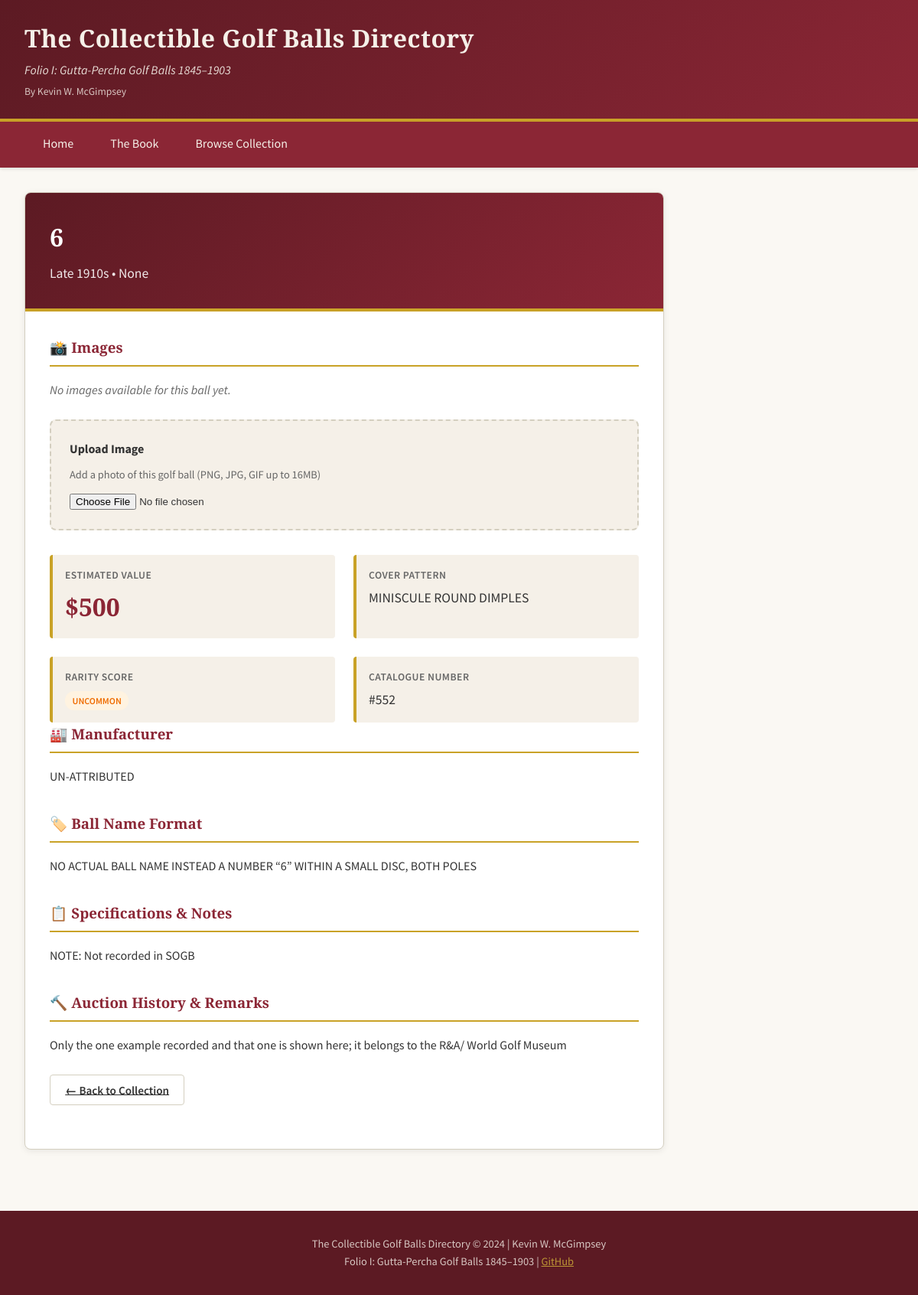
The app's page /ball/552 with its own data.
### tables this page shows
CREATE TABLE golf_balls (
    record_no INTEGER PRIMARY KEY,
    ball_name TEXT NOT NULL,
    ball_name_format TEXT,
    era TEXT,
    era_start INTEGER,
    era_end INTEGER,
    era_sort INTEGER,
    cover_pattern TEXT,
    manufacturer TEXT,
    specs TEXT,
    patents_legal TEXT,
    auction_remarks TEXT,
    condition_grade TEXT,
    value_raw TEXT,
    value_low REAL,
    value_high REAL,
    value_mid REAL,
    currency TEXT,
    country TEXT,
    rarity_score INTEGER DEFAULT 0
, folio INTEGER DEFAULT 1);

### app.py (the view)
@app.route('/ball/<int:record_no>')
def ball_detail(record_no):
    db = get_db()
    ball = db.execute('SELECT * FROM golf_balls WHERE record_no = ?', (record_no,)).fetchone()
    if ball is None:
        return "Ball not found", 404
    ball_images = []
    ball_folder = os.path.join(app.config['UPLOAD_FOLDER'], f'ball_{record_no}')
    if os.path.exists(ball_folder):
        ball_images = [f for f in os.listdir(ball_folder) if allowed_file(f)]
    book = load_book_structure()
    return render_template('detail.html', ball=ball, images=ball_images, folios=book['folios'])

### app.py (called while the page is built)
def get_db():
    db = getattr(g, '_database', None)
    if db is None:
        db = g._database = sqlite3.connect(DATABASE)
        db.row_factory = sqlite3.Row
    return db

@app.teardown_appcontext
def close_connection(exception):
    db = getattr(g, '_database', None)
    if db is not None:
        db.close()

def load_book_structure():
    with open('static/book_content/book_structure.json', 'r') as f:
        return json.load(f)

### templates/detail.html (shortened to what this page needs)
{% extends "base.html" %}
{% block content %}
<div class="detail-container">
    <div class="detail-header">
        <h1>{{ ball.ball_name }}</h1>
        <div class="meta">
            <span>{{ ball.era }} </span>
            <span class="separator">•</span>
            <span>{{ ball.country }}</span>
        </div>
    </div>
    <div class="detail-body">
        <div class="detail-section">
            <h3>📸 Images</h3>
            {% if images %}
            <div class="image-gallery">
                {% for image in images %}
                <div class="image-item">
                    <img src="{{ url_for('uploaded_file', record_no=ball.record_no, filename=image) }}" alt="{{ ball.ball_name }}">
                </div>
                {% endfor %}
            </div>
            {% else %}
            <p style="color: var(--color-text-light); font-style: italic;">No images available for this ball yet.</p>
            {% endif %}
            <div class="upload-section">
                <label><strong>Upload Image</strong></label>
                <p style="font-size: 0.9rem; color: var(--color-text-light); margin: 0.5rem 0;">Add a photo of this golf ball (PNG, JPG, GIF up to 16MB)</p>
                <input type="file" id="image-upload" accept="image/*" onchange="handleImageUpload({{ ball.record_no }})">
            </div>
        </div>
        <div class="detail-grid">
            <div class="detail-item">
                <div class="detail-item-label">Estimated Value</div>
                <div class="price-highlight">${{ "{:,.0f}".format(ball.value_mid) }}</div>
            </div>
            <div class="detail-item">
                <div class="detail-item-label">Cover Pattern</div>
                <div class="detail-item-value">{{ ball.cover_pattern or "Not specified" }}</div>
            </div>
            <div class="detail-item">
                <div class="detail-item-label">Rarity Score</div>
                <div class="detail-item-value">
                    <span class="rarity-badge {{ 'rarity-legendary' if ball.rarity_score >= 6 else 'rarity-epic' if ball.rarity_score >= 5 else 'rarity-rare' if ball.rarity_score >= 4 else 'rarity-uncommon' if ball.rarity_score >= 3 else 'rarity-common' }}">
                        {{ 'Legendary' if ball.rarity_score >= 6 else 'Epic' if ball.rarity_score >= 5 else 'Rare' if ball.rarity_score >= 4 else 'Uncommon' if ball.rarity_score >= 3 else 'Common' }}
                    </span>
                </div>
            </div>
            <div class="detail-item">
                <div class="detail-item-label">Catalogue Number</div>
                <div class="detail-item-value">#{{ ball.record_no }}</div>
            </div>
        </div>
        {% if ball.manufacturer %}
        <div class="detail-section">
            <h3>🏭 Manufacturer</h3>
            <p>{{ ball.manufacturer }}</p>
        </div>
        {% endif %}
        {% if ball.ball_name_format %}
        <div class="detail-section">
            <h3>🏷️ Ball Name Format</h3>
            <p>{{ ball.ball_name_format }}</p>
        </div>
        {% endif %}
        {% if ball.specs %}
        <div class="detail-section">
            <h3>📋 Specifications & Notes</h3>
            <p>{{ ball.specs }}</p>
        </div>
        {% endif %}
        {% if ball.auction_remarks %}
        <div class="detail-section">
            <h3>🔨 Auction History & Remarks</h3>
            <p>{{ ball.auction_remarks }}</p>
        </div>
        {% endif %}
        <div class="detail-section">
            <a href="/browse" class="btn btn-secondary">← Back to Collection</a>
        </div>
    </div>
</div>
{% endblock %}

### static/css/style.css (style rules this page uses)
:root { --color-primary: #8B2635; --color-primary-dark: #5C1A23; --color-primary-light: #A63D4D; --color-burgundy: #722F37; --color-cream: #F5F0E8; --color-parchment: #FAF8F3; --color-gold: #C9A227; --color-gold-light: #D4B43A; --color-charcoal: #2C2C2C; --color-text: #333333; --color-text-light: #666666; --color-border: #D4CFC0; --color-sidebar: #F8F5F0; --color-accent: #8B2635; --font-heading: 'Playfair Display', 'Georgia', serif; --font-body: 'Source Sans Pro', 'Helvetica Neue', Arial, sans-serif; --sidebar-width: 300px; }
* { margin: 0; padding: 0; box-sizing: border-box; }
body { font-family: var(--font-body); background-color: var(--color-parchment); color: var(--color-text); line-height: 1.6; }
.btn { padding: 0.6rem 1.2rem; border: none; border-radius: 4px; font-size: 0.95rem; cursor: pointer; transition: all 0.2s; font-weight: 600; flex: 1; }
.btn-secondary { background-color: transparent; color: var(--color-text); border: 1px solid var(--color-border); }
.rarity-badge { display: inline-block; padding: 0.2rem 0.6rem; border-radius: 12px; font-size: 0.75rem; font-weight: 600; text-transform: uppercase; }
.rarity-uncommon { background-color: #fff3e0; color: #ef6c00; }
.detail-container { background: white; border-radius: 8px; box-shadow: 0 2px 8px rgba(0,0,0,0.08); overflow: hidden; border: 1px solid var(--color-border); }
.detail-header { background: linear-gradient(135deg, var(--color-primary-dark) 0%, var(--color-primary) 100%); color: white; padding: 2rem; border-bottom: 4px solid var(--color-gold); }
.detail-header h1 { font-family: var(--font-heading); font-size: 2rem; margin-bottom: 0.5rem; }
.detail-header .meta { opacity: 0.9; font-size: 1.1rem; }
.detail-body { padding: 2rem; }
.detail-section { margin-bottom: 2rem; }
.detail-section h3 { font-family: var(--font-heading); color: var(--color-primary); border-bottom: 2px solid var(--color-gold); padding-bottom: 0.5rem; margin-bottom: 1rem; }
.detail-section p { line-height: 1.8; color: var(--color-text); }
.detail-grid { display: grid; grid-template-columns: repeat(auto-fit, minmax(250px, 1fr)); gap: 1.5rem; }
.detail-item { background-color: var(--color-cream); padding: 1rem; border-radius: 4px; border-left: 4px solid var(--color-gold); }
.detail-item-label { font-weight: 600; color: var(--color-text-light); font-size: 0.85rem; text-transform: uppercase; letter-spacing: 0.5px; margin-bottom: 0.25rem; }
.detail-item-value { font-size: 1.1rem; color: var(--color-text); }
.price-highlight { font-size: 2rem; font-weight: 700; color: var(--color-primary); font-family: var(--font-heading); }
.upload-section { background: var(--color-cream); padding: 1.5rem; border-radius: 8px; margin-top: 1.5rem; border: 2px dashed var(--color-border); }

### templates/detail.html (style rules this page uses)
.upload-section { background: var(--color-cream); padding: 1.5rem; border-radius: 8px; margin-top: 1.5rem; border: 2px dashed var(--color-border); }

### records on screen
golf_balls: ball_name "6", era "Late 1910s", value_mid "500", cover_pattern "MINISCULE ROUND DIMPLES", rarity_score "UNCOMMON", record_no "552", manufacturer "UN-ATTRIBUTED", ball_name_format "NO ACTUAL BALL NAME INSTEAD A NUMBER “6” WITHIN A SMALL DISC, BOTH POLES", specs "NOTE: Not recorded in SOGB", auction_remarks "Only the one example recorded and that one is shown here; it belongs to the R&A/ World Golf Museum"

### other values on screen
{{ ball.country }} "None"
